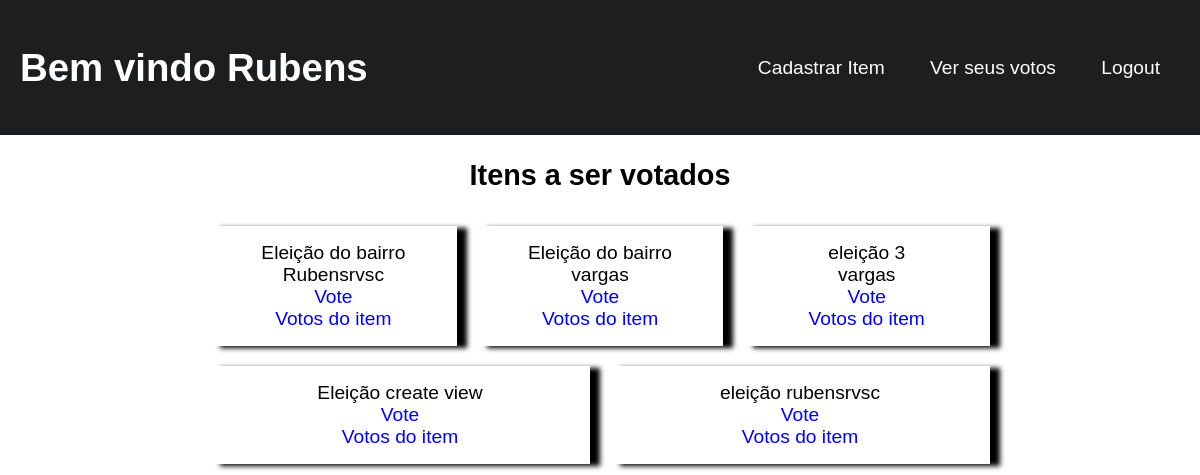
Page /index (signed in) on the committed database.
### voting/models.py (models this page shows, shortened)
class Item(models.Model):
    nome = models.CharField(max_length=100)
    descricao = models.CharField(max_length=300)
    itens = models.ForeignKey(Eleitor,related_name="eleitor_item",on_delete=models.CASCADE,null=True)

class Eleitor(models.Model):
    user = models.OneToOneField(User,related_name="eleitor",on_delete=models.CASCADE)

### voting/views.py (the view)
# urls.py: path('index',IndexView.as_view(),name="index"),
class IndexView(LoginRequiredMixin,generic.View):
    template_name = "index.html"
    @method_decorator(login_required)
    def get(self,request):
        data = {"user": request.user,
        "itens": Item.objects.filter(~Q(itens__user__username=request.user.username) & ~Q(item_vote__eleitor_vote__user__username=request.user.username))}
        return render(request,self.template_name,data)

### voting/templates/index.html (shortened to what this page needs)
{% load static %}
<link href="{% static "style/cabecalho.css" %}" rel="stylesheet">
<link href="{% static "style/itens.css" %}" rel="stylesheet">
<body>
<header class="header">
<h1>Bem vindo  {{request.user.username}}</h1>
<nav class="menu">
    <ul>
        <li>
            <a href="{% url 'cadastrar_item' %}">Cadastrar Item</a>
            <a href="{% url 'ver_seus_votos' %}">Ver seus votos</a>
            <a href="{% url 'logout' %}">Logout</a>
</li>
</ul>
</nav>
</header>
<div class="h2_voto">
<h2>Itens a ser votados</h2>
</div>
<section class="flex">
    {% for i in itens%}
    <div>
        <p>{{i.nome}}</p>
        <p>{{i.itens.user.username}}</p>
        <a href="{% url 'voto' i.id user.username %}">Vote</a>
        <a href="{% url 'votos_item' i.id %}">Votos do item</a>
    </div>
    {% endfor %}
</section>
</body>

### voting/static/style/cabecalho.css (style rules this page uses)
body, ul, li, p { margin: 0px; padding: 0px; list-style: none; font-size: 1.2rem; font-family: Arial; }
.header { background: #1d1e20; display: flex; justify-content: space-between; padding: 20px; align-items: center; flex-wrap: wrap; }
.header h1 { color: white; }
a { text-decoration: none; color: white; }
.menu { display: flex; }
.menu li { margin-left: 10px; }
.menu li a { padding: 20px; }

### voting/static/style/itens.css (style rules this page uses)
.h2_voto h2 { position: relative; text-align: center; }
.flex { display: flex; flex-wrap: wrap; max-width: 800px; margin: 0 auto; }
.flex > div { flex: 1 1 200px; margin: 10px; box-shadow: 10px 2px 5px black; text-align: center; padding: 2%; }
.flex > div a { color: blue; }

### rows in the picture
Item: nome "Eleição do bairro", itens.user.username "Rubensrvsc"
Item: nome "Eleição do bairro", itens.user.username "vargas"
Item: nome "eleição 3", itens.user.username "vargas"
Item: nome "Eleição create view"
Item: nome "eleição rubensrvsc"

### other values in the picture
{{ request.user.username }} "Rubens"
